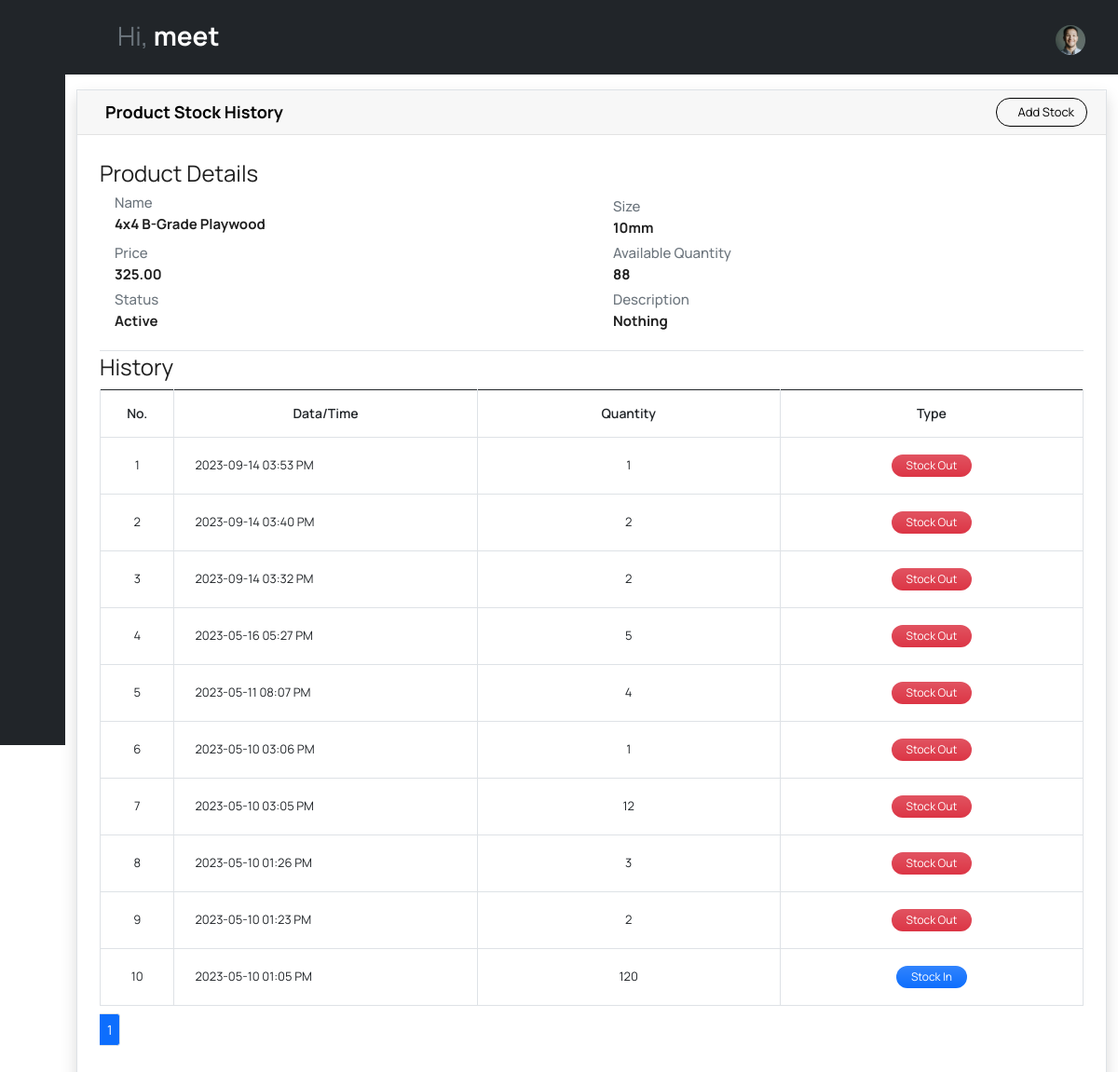
The page /showproduct/2/ (signed in) on the database its author committed.
### invApp/models.py (models this page shows, shortened)
class Product(models.Model):
    id = models.AutoField(primary_key=True, serialize=False, auto_created=True)
    name=models.CharField(max_length=350)
    size = models.CharField(max_length=50)
    description = models.TextField(blank=True, null=True)
    price = models.DecimalField(default=0, decimal_places=2, max_digits=10)
    totalquantity = models.IntegerField(default=0)
    status = models.CharField(max_length=2, choices=(('1','Active'),('2','Inactive')), default=1)
    date_created = models.DateTimeField(default=timezone.now)
    date_updated = models.DateTimeField(auto_now=True)

class stockhistory(models.Model):
    id = models.AutoField(primary_key=True, serialize=False, auto_created=True)
    itemname = models.CharField(max_length=350,blank=True, null=True)
    itemsize = models.CharField(max_length=50)
    itemquntity = models.IntegerField(default=0)
    status = models.CharField(max_length=2, choices=(('1','Stock in'),('2','Stock out')), default=1)
    date_created = models.DateTimeField(default=timezone.now)

### invApp/views.py (the view)
# urls.py: path('showproduct/<str:product_id>/', show_product, name="showproduct"),
@login_required
def show_product(request, product_id):
    product = get_object_or_404(Product, id=product_id)
    stock = stockhistory.objects.filter(itemname=product.name, itemsize = product.size)
    stock = stock.order_by('-id')
    paginator = Paginator(stock, 10)
    page = request.GET.get('page')
    stocks = paginator.get_page(page)
    if stock:
        context = {'product': product, 'stocks': stocks}
    else:
        context = {'product': product}
    return render(request, 'showproduct.html', context)

### templates/showproduct.html (shortened to what this page needs)
{% extends 'base.html' %}
{% block body %}
<div class="container pt-3">
<div class="card card-default border shadow rounded-0">
    <div class="card-header">
        <div class="w-100 d-flex justify-content-between">
            <h5 class="fw-bolder card-title mb-0 d-flex align-items-center"><a href="{{ request.META.HTTP_REFERER }}" id="getBillArrow" class="mdi mdi-arrow-left" style="color:black;"></a>Product Stock History</h5>
            <a class="btn btn-outline-dark me-1 btn-sm d-flex inline" type="button" data-bs-toggle="modal" data-bs-target="#addstock"><span class="mdi mdi-plus"></span>Add Stock</a>
        </div>
    </div>
    <div class="card-body">
        <div class="conteiner-fluid">
            <fieldset class="border-bottom">
                <legend>Product Details</legend>
                <dl>
                    <div class="row">
                        <div class="col-md">
                            <dt class="text-secondary h6">Name</dt>
                            <dd class="fw-bold mt-1 h6">{{ product.name }}</dd>
                        </div>
                        <div class="col-md mt-1">
                            <dt class="text-secondary h6">Size</dt>
                            <dd class="fw-bold mt-1 h6">{{ product.size }}</dd>
                        </div>
                    </div>
                    <div class="row">
                        <div class="col-md mt-1">
                            <dt class="text-secondary h6">Price</dt>
                            <dd class="fw-bold mt-1 h6">{{ product.price }}</dd>
                        </div>
                        <div class="col-md mt-1">
                            <dt class="text-secondary h6">Available Quantity</dt>
                            <dd class="fw-bold mt-1 h6">{{ product.totalquantity }}</dd>
                        </div>
                    </div>
                    <div class="row">
                        <div class="col-md mt-1">
                            <dt class="text-secondary h6">Status</dt>
                            <dd class="fw-bold mt-1 h6">{% if product.status == "1" %} Active {% else %} Inactive {% endif %}</dd>
                        </div>
                        <div class="col-md mt-1">
                            <dt class="text-secondary h6">Description</dt>
                            <dd class="fw-bold mt-1 h6">{% if product.description == "" %} Nothing {% else %} {{product.description}} {% endif %}</dd>
                        </div>
                    </div>
                </dl>
            </fieldset>
            <fieldset>
                <legend>History</legend>
                <div class="table-responsive">
                <table class="table table-bordered" id="stock-tbl">
                    <colgroup>
                        <col width="5%">
                        <col width="25%">
                        <col width="25%">
                        <col width="25%">
                    </colgroup>
                    <thead>
                        <th class="text-center">No.</th>
                        <th class="text-center">Data/Time</th>
                        <th class="text-center">Quantity</th>
                        <th class="text-center">Type</th>
                    </thead>
                    <tbody>
                        {% if stocks %}
                        {% for stock in stocks %}
                        <tr>
                            <td class="text-center">{{ forloop.counter }}</td>
                            <td class="">{{ stock.date_created|date:"Y-m-d h:i A" }}</td>
                            <td class="text-center">{{ stock.itemquntity }}</td>
                            <td class="text-center">
                                {% if stock.status == '1' %}
                                <span class="badge px-3 rounded-pill bg-primary bg-gradient">Stock In</span> {% else %}
                                <span class="badge px-3 rounded-pill bg-danger bg-gradient">Stock Out</span> {% endif %}
                            </td>
                        </tr>
                        {% endfor %}
                        {% endif %}
                    </tbody>
                </table>
                <thead>
                    <tr>
                    <td colspan="5">
                        <div class="pagination mt-2">
                        <ul class="pagination pagination-sm">
                            <li class="page-item">
                            <li class="page-item active">
                            <span class="current-page page-link">{{ stocks.number }}</span>
                            </li>
                        </ul>
                        </div>
                    </td>
                    </tr>
                </thead>
            </div>
            </fieldset>
        </div>
    </div>
</div>
</div>
{% endblock body %}

### templates/base.html (shortened to what this page needs)
{% load static %}
<!DOCTYPE html>
<html lang="en">
<head>
  <link rel="stylesheet" href="{% static 'vendors/feather/feather.css' %}">
  <link rel="stylesheet" href="{% static 'vendors/mdi/css/materialdesignicons.min.css' %}">
  <link rel="stylesheet" href="{% static 'vendors/ti-icons/css/themify-icons.css' %}">
  <link rel="stylesheet" href="{% static 'vendors/typicons/typicons.css' %}">
  <link rel="stylesheet" href="{% static 'vendors/simple-line-icons/css/simple-line-icons.css' %}">
  <link rel="stylesheet" href="{% static 'vendors/css/vendor.bundle.base.css' %}">
  <link rel="stylesheet" href="{% static 'css/vertical-layout-light/style.css' %}">
</head>
<body class="sidebar-dark sidebar-icon-only">
<nav class="navbar default-layout col-lg-12 col-12 p-0 fixed-top d-flex align-items-top flex-lg-row">
    <div class="text-center navbar-brand-wrapper d-inline-flex align-items-center justify-content-start bg-dark ">
        <div class="d-flex m-auto">
        <button class="navbar-toggler navbar-toggler align-self-center me-2" type="button" data-bs-toggle="minimize">
            <span class="icon-menu text-white"></span>
        </button>
        </div>
    </div>
  <div class="navbar-menu-wrapper d-flex align-items-top bg-dark">
      <ul class="navbar-nav">
      <li class="nav-item font-weight-semibold d-none d-lg-block ms-0">
          <h1 class="welcome-text text-secondary">Hi, <span class="text-white fw-bold">{{user.username}}</span></h1>
      </li>
      </ul>
      <ul class="navbar-nav ms-auto">
      <li class="nav-item" style="margin-top: -5px;">
          <form class="search-form" action="#">
          <i class="icon-search text-light"></i>
          <input type="search" class="form-control text-white" placeholder="Search Here" title="Search here">
          </form>
      </li>
      <li class="nav-item dropdown d-sm-block user-dropdown">
          <a class="nav-link text-white" id="UserDropdown" href="#" data-bs-toggle="dropdown" aria-expanded="false">
          <img class="img-xs rounded-circle" src="{% static 'images/faces/face8.jpg' %}" alt="Profile image"> </a>
      </li>
      </ul>
  </div>
</nav>
<div class="container-fluid page-body-wrapper">
    <nav class="sidebar sidebar-offcanvas bg-dark" id="sidebar" style="position:fixed;">
        <ul class="nav">
            <li class="nav-item">
              <a class="nav-link" href="/dashboard/">
                <i class="mdi mdi-grid-large menu-icon"></i>
              </a>
            </li>
            <li class="nav-item">
                <a class="nav-link" data-bs-toggle="collapse" href="#product" aria-expanded="false" aria-controls="product">
                  <i class="mdi mdi-archive menu-icon"></i>
                </a>
              </li>
            <li class="nav-item">
                <a class="nav-link" data-bs-toggle="collapse" href="#customer" aria-expanded="false" aria-controls="product">
                  <i class="mdi mdi-account-multiple-outline menu-icon"></i>
                </a>
              </li>
        </ul>
    </nav>
    <div class="main-panel" style="margin-left:auto;">
    {% block body %}{% endblock body %}
    </div>
</div>
</body>
</html>

### rows shown on the page
Product: name "4x4 B-Grade Playwood", size "10mm", price "325.00", totalquantity "88"
stockhistory: date_created "2023-09-14 03:53 PM", itemquntity "1", status "Stock Out"
stockhistory: date_created "2023-09-14 03:40 PM", itemquntity "2", status "Stock Out"
stockhistory: date_created "2023-09-14 03:32 PM", itemquntity "2", status "Stock Out"
stockhistory: date_created "2023-05-16 05:27 PM", itemquntity "5", status "Stock Out"
stockhistory: date_created "2023-05-11 08:07 PM", itemquntity "4", status "Stock Out"
stockhistory: date_created "2023-05-10 03:06 PM", itemquntity "1", status "Stock Out"
stockhistory: date_created "2023-05-10 03:05 PM", itemquntity "12", status "Stock Out"
stockhistory: date_created "2023-05-10 01:26 PM", itemquntity "3", status "Stock Out"
stockhistory: date_created "2023-05-10 01:23 PM", itemquntity "2", status "Stock Out"
stockhistory: date_created "2023-05-10 01:05 PM", itemquntity "120", status "Stock In"

### other values the page prints
{{ user.username }} "meet"
{{ stocks.number }} "1"
